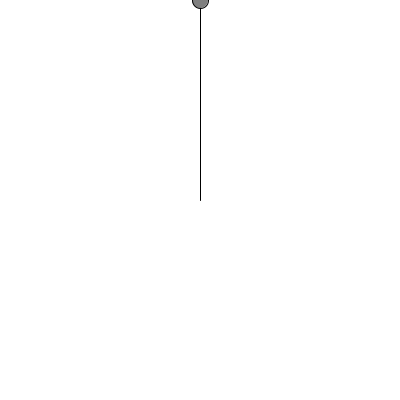
Frame 1 (no input)
Frame 60 (the mouse pressed at the canvas centre just before this capture): identical to frame 1, image omitted
Frame 120 (the mouse held since frame 60 and released just before this capture): identical to frame 1, image omitted

The Processing sketch that drew this single still picture (run headless with seeded random() and noise(); from frame 60 on, the mouse is pressed at the canvas centre):

// Processing sketch: ExtraOscillatingUpAndDown
// ── ExtraOscillatingUpAndDown.pde
float angle = 0;
void setup() {
  size(400,400); 
}

void draw() {
 background(255);
  float y = sin(angle);
  
  fill(127);
  line(width/2,height/2,width/2,y);
  ellipse(width/2,y,16,16);
}
